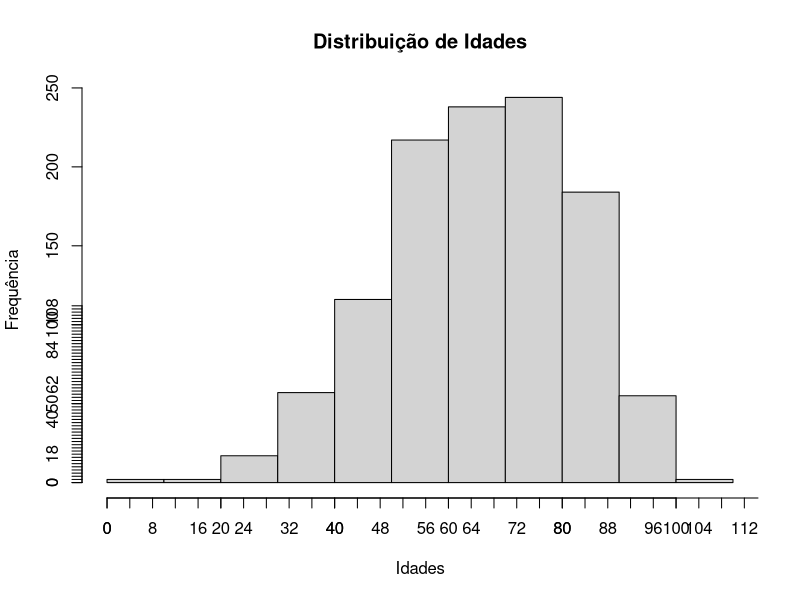

This figure's R source:
# Instalando biblioteca readxl para importar para o R arquivos com extensão .xls ou .xlsx.
if (!("readxl") %in% installed.packages()) install.packages("readxl")
library(readxl)
covid_19_bauru_mortes <- read_excel("dados/covid_19_bauru_mortes.xlsx")
sort(covid_19_bauru_mortes$idade)
range(covid_19_bauru_mortes$idade, na.rm = TRUE)
AT <- ceiling((max(covid_19_bauru_mortes$idade, na.rm = TRUE)- min(covid_19_bauru_mortes$idade, na.rm = TRUE)))
AT
k <- nclass.Sturges(covid_19_bauru_mortes$idade)
length(covid_19_bauru_mortes$idade)
k <- ceiling((sqrt(length(covid_19_bauru_mortes$idade))))
k
h <- ceiling(AT/k)
h
infclass <- min(covid_19_bauru_mortes$idade, na.rm = TRUE)
supclass <- infclass+(k*h)
brk <-seq(infclass,supclass,h)
tabelaDF_idades<-table(cut(covid_19_bauru_mortes$idade,breaks = brk, right = FALSE))
tabelaDF_idades
hist(covid_19_bauru_mortes$idade, main="Distribuição de Idades", xlab = "Idades", ylab = "Frequência")
axis(1, at=seq(infclass,supclass,h))
axis(2, at=seq(0,max(tabelaDF_idades),2))
